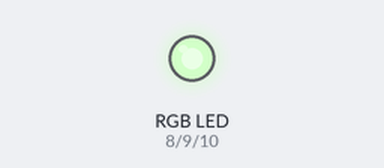
A sketch run on a simulated Arduino Uno, built with avr-gcc and run on an emulated ATmega328P. On the bench: an RGB LED mixed from three pins (HIGH = lit). Dim RGB values are drawn brighter than linear; random numbers use the default seed unless the sketch sets one.

Above: at 0.23 s.
At 5.72 s:
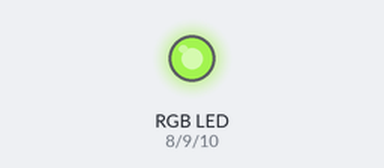
At 11.67 s:
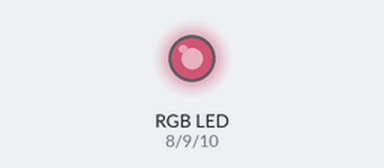
At 20.96 s:
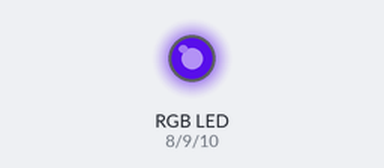
At 30.12 s:
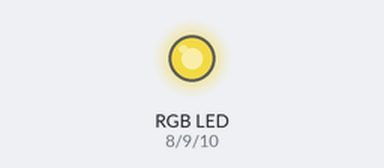
At 39.47 s:
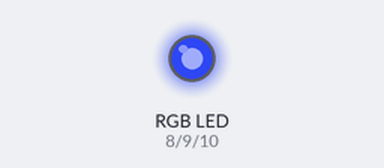
Timing chart, 0 to 40.0 s (numbered marks = the images above):
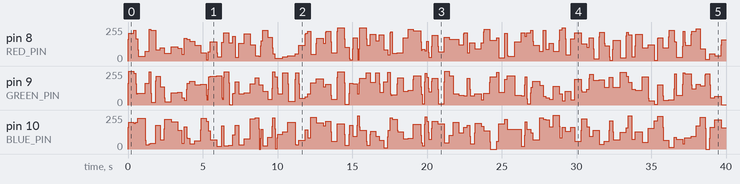

The sketch:

LTVS.ino
```cpp
/*
  TV Light simulator - 19/02/2022
  By Rodrigo Feliciano
  https://www.pakequis.com.br

*/
#include <SoftPWM.h>

#define RED_PIN     8
#define GREEN_PIN   9
#define BLUE_PIN    10

int redr = 0;
int bluer = 0;
int greenr = 0;
int timer = 0;

void setup()
{

  SoftPWMBegin();

  SoftPWMSet(RED_PIN, 0);
  SoftPWMSetFadeTime(RED_PIN, 50, 50);
  SoftPWMSet(GREEN_PIN, 0);
  SoftPWMSetFadeTime(GREEN_PIN, 50, 50);
  SoftPWMSet(BLUE_PIN, 0);
  SoftPWMSetFadeTime(BLUE_PIN, 50, 50);

  randomSeed(analogRead(0));
}

void loop()
{

  //Red random light
  redr = random(0, 255);
  SoftPWMSet(RED_PIN, redr);

  //Blue random light
  bluer = random(0, 255);
  SoftPWMSet(BLUE_PIN, bluer);

  //Green random light
  greenr = random(0, 255);
  SoftPWMSet(GREEN_PIN, greenr);

  timer = random(100, 500);
  delay(timer);
}
```
